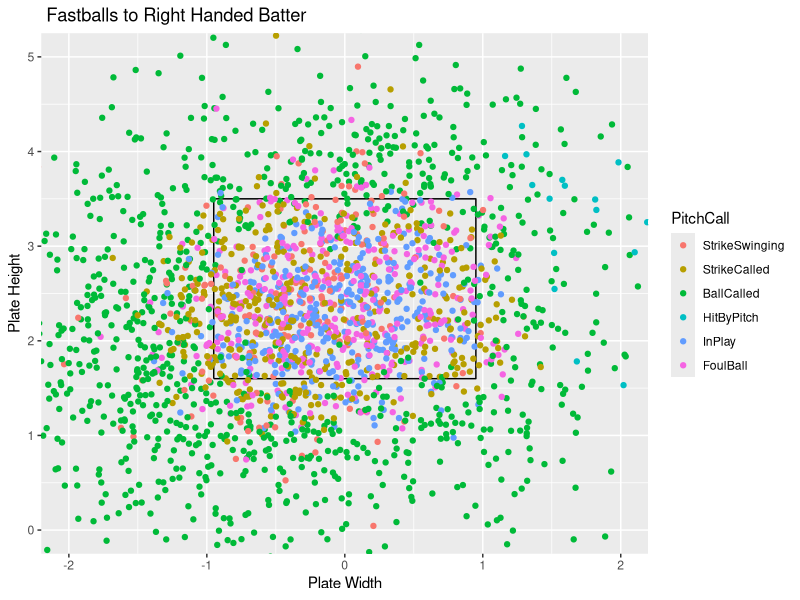
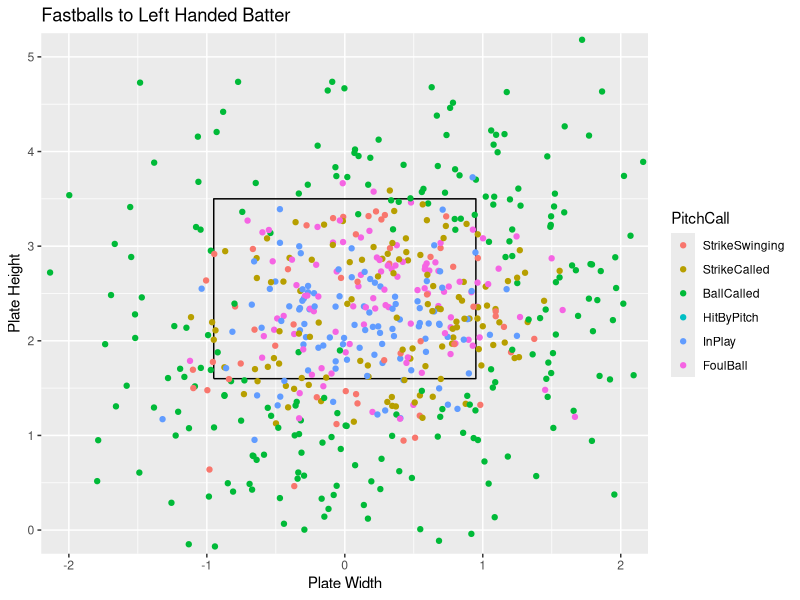

R code for these plots, in order:
## ---- chunk 1
knitr::opts_chunk$set(fig.align = "center", fig.width = 4, fig.height = 4, comment = NA, message = FALSE, warning = FALSE, echo = FALSE)
library(readr)
library(dplyr)
library(ggplot2)
library(tidyverse)
Master <- read_csv("Master.csv")
Pitcher <- Master %>%
  filter(PitcherTeam == "APP_MOU" | PitcherTeam == "APP_PRA")
x <- c(-.95,.95,.95,-.95,-.95)
z <- c(1.6,1.6,3.5,3.5,1.6)
sz <- data_frame(x, z)
## ---- chunk 2
FastballsThrownR <- Pitcher %>%
  filter(TaggedPitchType == "Fastball" & BatterSide == "Right" & !PitchCall == "Undefined")
ggplot() +
  geom_path(data = sz, aes(x = x, y = z)) +
  coord_equal() +
  xlab("Plate Width") +
  ylab("Plate Height") +
  ggtitle(" Fastballs to Right Handed Batter") +
  geom_point(data = FastballsThrownR,aes(x = PlateLocSide, y = PlateLocHeight, color = PitchCall)) +
  coord_cartesian(xlim = c(-2, 2), ylim = c(0, 5)) +
  scale_color_discrete(limits = c("StrikeSwinging" ,"StrikeCalled", "BallCalled", "HitByPitch", "InPlay", "FoulBall"))
## ---- chunk 3
FastballsThrownL <- Pitcher %>%
  filter(TaggedPitchType == "Fastball" & BatterSide == "Left" & !PitchCall == "Undefined")
ggplot() +
  geom_path(data = sz, aes(x = x, y = z)) +
  coord_equal() +
  xlab("Plate Width") +
  ylab("Plate Height") +
  ggtitle("Fastballs to Left Handed Batter") +
  geom_point(data = FastballsThrownL,aes(x = PlateLocSide, y = PlateLocHeight, color = PitchCall)) +
  coord_cartesian(xlim = c(-2, 2), ylim = c(0, 5)) +
  scale_color_discrete(limits = c("StrikeSwinging" ,"StrikeCalled", "BallCalled", "HitByPitch", "InPlay", "FoulBall"))
